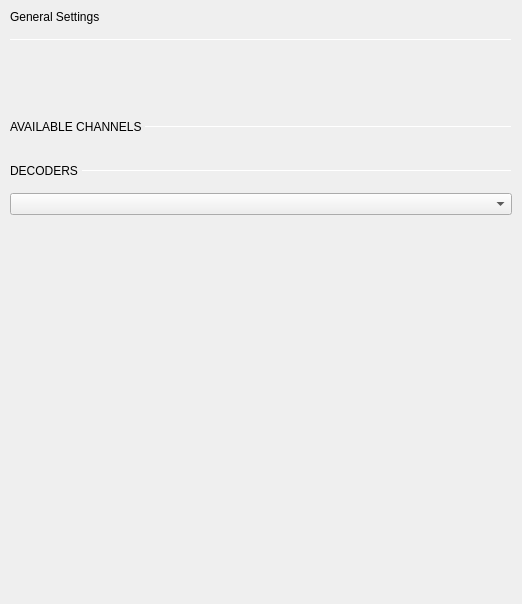
                   <widget class="QWidget" name="scrollAreaWidgetContents">
                    <property name="geometry">
                     <rect>
                      <x>0</x>
                      <y>0</y>
                      <width>522</width>
                      <height>604</height>
                     </rect>
                    </property>
                    <property name="sizePolicy">
                     <sizepolicy hsizetype="Preferred" vsizetype="Preferred">
                      <horstretch>0</horstretch>
                      <verstretch>0</verstretch>
                     </sizepolicy>
                    </property>
                    <layout class="QVBoxLayout" name="verticalLayout_6">
                     <property name="spacing">
                      <number>15</number>
                     </property>
                     <property name="leftMargin">
                      <number>10</number>
                     </property>
                     <property name="topMargin">
                      <number>10</number>
                     </property>
                     <property name="rightMargin">
                      <number>10</number>
                     </property>
                     <property name="bottomMargin">
                      <number>10</number>
                     </property>
                     <item>
                      <widget class="QLabel" name="label_3">
                       <property name="text">
                        <string>General Settings</string>
                       </property>
                       <property name="general_settings_label" stdset="0">
                        <bool>true</bool>
                       </property>
                      </widget>
                     </item>
                     <item>
                      <widget class="Line" name="line">
                       <property name="maximumSize">
                        <size>
                         <width>16777215</width>
                         <height>1</height>
                        </size>
                       </property>
                       <property name="frameShadow">
                        <enum>QFrame::Sunken</enum>
                       </property>
                       <property name="lineWidth">
                        <number>1</number>
                       </property>
                       <property name="orientation">
                        <enum>Qt::Horizontal</enum>
                       </property>
                       <property name="blue_line" stdset="0">
                        <bool>true</bool>
                       </property>
                      </widget>
                     </item>
                     <item>
                      <layout class="QVBoxLayout" name="sweepSettingLayout">
                       <property name="spacing">
                        <number>15</number>
                       </property>
                      </layout>
                     </item>
                     <item>
                      <widget class="scopy::CustomSwitch" name="btnStreamOneShot">
                       <property name="sizePolicy">
                        <sizepolicy hsizetype="Preferred" vsizetype="Fixed">
                         <horstretch>0</horstretch>
                         <verstretch>0</verstretch>
                        </sizepolicy>
                       </property>
                       <property name="minimumSize">
                        <size>
                         <width>300</width>
                         <height>30</height>
                        </size>
                       </property>
                       <property name="maximumSize">
                        <size>
                         <width>300</width>
                         <height>30</height>
                        </size>
                       </property>
                       <property name="layoutDirection">
                        <enum>Qt::LeftToRight</enum>
                       </property>
                       <property name="styleSheet">
                        <string notr="true">QPushButton {
min-height: 30px;
max-height: 30px;
min-width: 300px;
max-width: 300px;
border-radius: 4px;
}

QPushButton:disabled {
background-color: qlineargradient(spread:pad, x1:0.5, y1:0, x2:0.501, y2:0, stop:0 #727273, stop:1 #141416);
}

QWidget#handle {
min-height: 30px;
max-height: 30px;
min-width: 150px;
max-width: 150px;
background-color: #4a64ff;
border-radius: 2px;
}

QWidget#handle:disabled {
background-color: #aaaaaa;
}

QLabel {
margin-top: 6px;
background-color: transparent;
line-height: 19px;
}

QLabel#on {
margin-top: 0px;
min-height:30px;
max-height:30px;
min-width:150px;
max-width:150px;
qproperty-alignment: AlignCenter AlignCenter;
margin-left: 0px;
}

QLabel#on:disabled {
color: rgba(255,255,255,102);
}

QLabel#off {
margin-top: 0px;
min-height:30px;
max-height:30px;
min-width:150px;
max-width:150px;
margin-left: 150px;
qproperty-alignment: AlignCenter AlignCenter;
}

QLabel#off:disabled {
color: rgba(255,255,255,51);
}
</string>
                       </property>
                       <property name="text">
                        <string/>
                       </property>
                       <property name="checkable">
                        <bool>true</bool>
                       </property>
                       <property name="checked">
                        <bool>true</bool>
                       </property>
                       <property name="leftText" stdset="0">
                        <string>OneShot</string>
                       </property>
                       <property name="rightText" stdset="0">
                        <string>Stream</string>
                       </property>
                       <property name="duration" stdset="0">
                        <number>100</number>
                       </property>
                      </widget>
                     </item>
                     <item>
                      <spacer name="horizontalSpacer">
                       <property name="orientation">
                        <enum>Qt::Horizontal</enum>
                       </property>
                       <property name="sizeType">
                        <enum>QSizePolicy::Fixed</enum>
                       </property>
                       <property name="sizeHint" stdset="0">
                        <size>
                         <width>200</width>
                         <height>20</height>
                        </size>
                       </property>
                      </spacer>
                     </item>
                     <item>
                      <layout class="QHBoxLayout" name="subTitleLayout">
                       <property name="spacing">
                        <number>0</number>
                       </property>
                       <property name="topMargin">
                        <number>0</number>
                       </property>
                       <item>
                        <widget class="QLabel" name="label_6">
                         <property name="text">
                          <string>AVAILABLE CHANNELS </string>
                         </property>
                         <property name="subsection_label" stdset="0">
                          <bool>true</bool>
                         </property>
                        </widget>
                       </item>
                       <item>
                        <widget class="Line" name="line_3">
                         <property name="sizePolicy">
                          <sizepolicy hsizetype="Expanding" vsizetype="Fixed">
                           <horstretch>0</horstretch>
                           <verstretch>0</verstretch>
                          </sizepolicy>
                         </property>
                         <property name="maximumSize">
                          <size>
                           <width>16777215</width>
                           <height>1</height>
                          </size>
                         </property>
                         <property name="orientation">
                          <enum>Qt::Horizontal</enum>
                         </property>
                         <property name="subsection_line" stdset="0">
                          <bool>true</bool>
                         </property>
                        </widget>
                       </item>
                      </layout>
                     </item>
                     <item>
                      <widget class="QWidget" name="widget_2" native="true">
                       <property name="styleSheet">
                        <string notr="true"/>
                       </property>
                       <layout class="QVBoxLayout" name="verticalLayout_7">
                        <property name="spacing">
                         <number>0</number>
                        </property>
                        <property name="leftMargin">
                         <number>0</number>
                        </property>
                        <property name="topMargin">
                         <number>0</number>
                        </property>
                        <property name="rightMargin">
                         <number>0</number>
                        </property>
                        <property name="bottomMargin">
                         <number>0</number>
                        </property>
                        <item>
                         <layout class="QGridLayout" name="channelEnumeratorLayout">
                          <property name="topMargin">
                           <number>0</number>
                          </property>
                          <property name="spacing">
                           <number>15</number>
                          </property>
                         </layout>
                        </item>
                       </layout>
                      </widget>
                     </item>
                     <item>
                      <layout class="QHBoxLayout" name="horizontalLayout_2">
                       <property name="spacing">
                        <number>0</number>
                       </property>
                       <property name="topMargin">
                        <number>0</number>
                       </property>
                       <item>
                        <widget class="QLabel" name="label_7">
                         <property name="sizePolicy">
                          <sizepolicy hsizetype="Preferred" vsizetype="Preferred">
                           <horstretch>0</horstretch>
                           <verstretch>0</verstretch>
                          </sizepolicy>
                         </property>
                         <property name="text">
                          <string>DECODERS </string>
                         </property>
                         <property name="subsection_label" stdset="0">
                          <bool>true</bool>
                         </property>
                        </widget>
                       </item>
                       <item>
                        <widget class="Line" name="line_4">
                         <property name="sizePolicy">
                          <sizepolicy hsizetype="Expanding" vsizetype="Fixed">
                           <horstretch>0</horstretch>
                           <verstretch>0</verstretch>
                          </sizepolicy>
                         </property>
                         <property name="maximumSize">
                          <size>
                           <width>16777215</width>
                           <height>1</height>
                          </size>
                         </property>
                         <property name="orientation">
                          <enum>Qt::Horizontal</enum>
                         </property>
                         <property name="subsection_line" stdset="0">
                          <bool>true</bool>
                         </property>
                        </widget>
                       </item>
                      </layout>
                     </item>
                     <item>
                      <widget class="QComboBox" name="addDecoderComboBox">
                       <property name="focusPolicy">
                        <enum>Qt::NoFocus</enum>
                       </property>
                      </widget>
                     </item>
                     <item>
                      <widget class="QWidget" name="widget_4" native="true">
                       <layout class="QVBoxLayout" name="verticalLayout_8">
                        <property name="spacing">
                         <number>0</number>
                        </property>
                        <property name="leftMargin">
                         <number>0</number>
                        </property>
                        <property name="topMargin">
                         <number>0</number>
                        </property>
                        <property name="rightMargin">
                         <number>0</number>
                        </property>
                        <property name="bottomMargin">
                         <number>0</number>
                        </property>
                        <item>
                         <layout class="QGridLayout" name="decoderEnumeratorLayout">
                          <property name="topMargin">
                           <number>0</number>
                          </property>
                          <property name="spacing">
                           <number>15</number>
                          </property>
                         </layout>
                        </item>
                       </layout>
                      </widget>
                     </item>
                     <item>
                      <layout class="QVBoxLayout" name="exportLayout"/>
                     </item>
                     <item>
                      <spacer name="verticalSpacer">
                       <property name="orientation">
                        <enum>Qt::Vertical</enum>
                       </property>
                       <property name="sizeHint" stdset="0">
                        <size>
                         <width>20</width>
                         <height>40</height>
                        </size>
                       </property>
                      </spacer>
                     </item>
                    </layout>
                   </widget>
